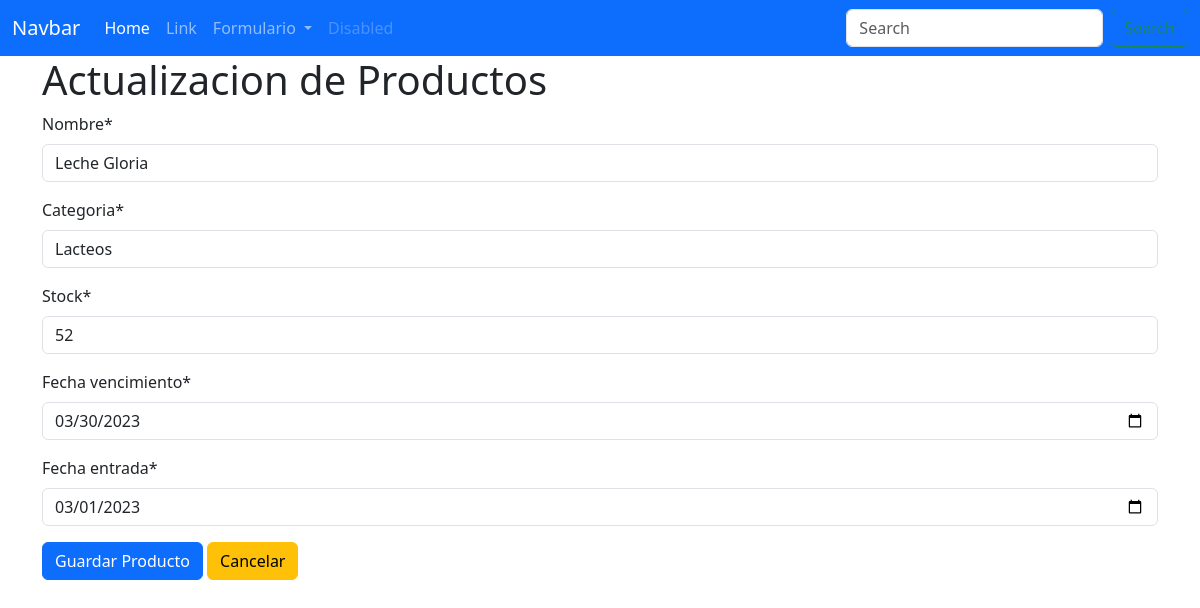
Screenshot of /editarProductos/9 with the database file from the repository.
### Models/Producto/models.py (models this page shows)
class Producto(models.Model):
    nombre = models.CharField(max_length=30)
    categoria = models.CharField(max_length=30)
    stock = models.IntegerField(max_length=5)
    fecha_vencimiento = models.DateField()
    fecha_entrada = models.DateField()

### Models/Producto/views.py (the view)
# urls.py: path('editarProductos/<int:id_producto>',FormularioProductoView.edit,name='editarProductos'),
    def edit(request, id_producto):
        producto = Producto.objects.filter(id=id_producto).first()
        form = FormularioProducto(instance=producto)
        return render(request,"ProductoEdit.html",{"form":form, 'producto':producto})

### Models/Producto/forms.py
class FormularioProducto(forms.ModelForm):
    class Meta:
        model = Producto
        fields = '__all__'
        widgets = {'fecha_vencimiento' : forms.DateInput(attrs={'type':'date'}),'fecha_entrada' : forms.DateInput(attrs={'type':'date'})}

### TEMPLATES/ProductoEdit.html (shortened to what this page needs)
{% extends 'index.html' %}
{% load crispy_forms_tags %}
{% block content %}
    <h1>Actualizacion de Productos</h1>
    <form action="{% url 'actualizarProductos' producto.id %}" method="POST">
        {{ form|crispy}}
        <button type="submit" class="btn btn-primary">Guardar Producto</button>
        <a class="btn btn-warning" href="{% url 'listarProductos' %}">Cancelar</a>
    </form>
{% endblock %}

### rows the page displays
Producto: nombre "Leche Gloria", categoria "Lacteos", stock "52", fecha_vencimiento "03/30/2023", fecha_entrada "03/01/2023"
